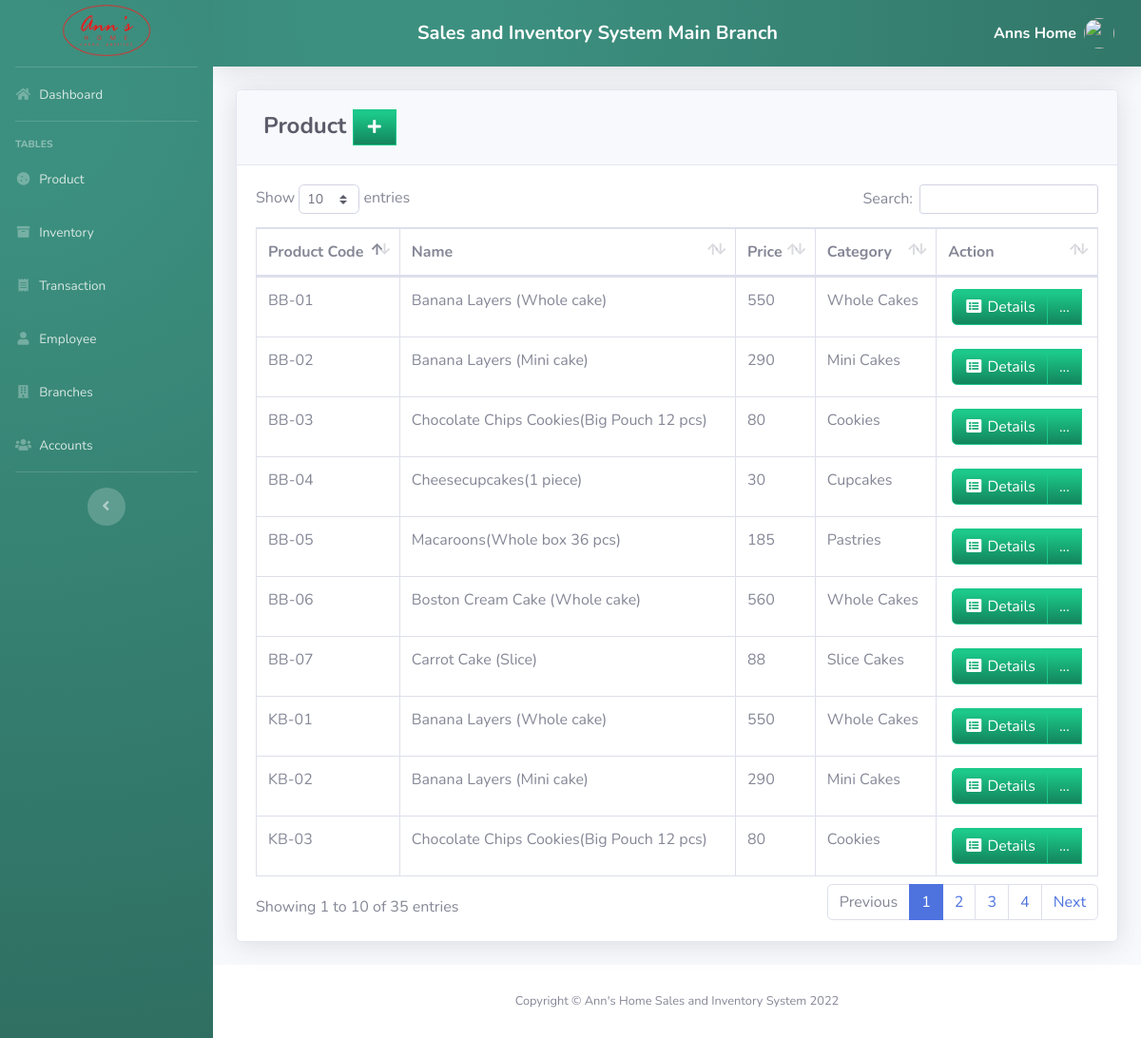
The app's page /pages/product.php (signed in) with its own data.
### tables this page shows
CREATE TABLE `product` (
  `PRODUCT_ID` int(11) NOT NULL,
  `PRODUCT_CODE` varchar(20) DEFAULT NULL,
  `NAME` varchar(50) NOT NULL,
  `DESCRIPTION` varchar(250) NOT NULL,
  `QTY_STOCK` int(50) DEFAULT NULL,
  `PRICE` int(50) DEFAULT NULL,
  `CATEGORY_ID` int(11) DEFAULT NULL,
  `BRANCH_ID` int(11) DEFAULT NULL,
  `DATE_STOCK_IN` varchar(50) NOT NULL
);

CREATE TABLE `category` (
  `CATEGORY_ID` int(11) NOT NULL,
  `CNAME` varchar(50) DEFAULT NULL
);

### pages/product.php (the view, shortened to what this page needs)
<?php
include'../includes/connection.php';
include'../includes/sidebar.php';
?>
            <div class="card shadow mb-4">
            <div class="card-header y-3">
              <h4 class="m-2 font-weight-bold text-dark">Product&nbsp;<a  href="#" data-toggle="modal" data-target="#aModal" type="button" class="btn btn-success bg-gradient-success" style="border-radius: 0px;"><i class="fas fa-fw fa-plus"></i></a></h4>
            </div>
            <div class="card-body">
              <div class="table-responsive">
                <table class="table table-bordered" id="dataTable" width="100%" cellspacing="0">
               <thead>
                   <tr>
                     <th>Product Code</th>
                     <th>Name</th>
                     <th>Price</th>
                     <th>Category</th>
                     <th>Action</th>
                   </tr>
               </thead>
          <tbody>
<?php
    $query = 'SELECT PRODUCT_ID, PRODUCT_CODE, NAME, PRICE, CNAME, DATE_STOCK_IN FROM product p join category c on p.CATEGORY_ID=c.CATEGORY_ID GROUP BY PRODUCT_CODE';
        $result = mysqli_query($db, $query) or die (mysqli_error($db));
            while ($row = mysqli_fetch_assoc($result)) {
                echo '<tr>';
                echo '<td>'. $row['PRODUCT_CODE'].'</td>';
                echo '<td>'. $row['NAME'].'</td>';
                echo '<td>'. $row['PRICE'].'</td>';
                echo '<td>'. $row['CNAME'].'</td>';
                      echo '<td align="center"> <div class="btn-group">
                              <a type="button" class="btn btn-success bg-gradient-success" href="pro_searchfrm.php?action=edit & id='.$row['PRODUCT_CODE'] . '"><i class="fas fa-fw fa-list-alt"></i> Details</a>
                            <div class="btn-group">
                              <a type="button" class="btn btn-success bg-gradient-success dropdown no-arrow" data-toggle="dropdown" style="color:white;">
                              ... <span class="caret"></span></a>
                            <ul class="dropdown-menu text-center" role="menu">
                                <li>
                                  <a type="button" class="btn btn-warning bg-gradient-warning btn-block" style="border-radius: 0px;" href="pro_edit.php?action=edit & id='.$row['PRODUCT_ID']. '">
                                    <i class="fas fa-fw fa-edit"></i> Edit
                                  </a>
                                </li>
                                <li>
                                  <a type="button" class="btn btn-danger bg-gradient-danger btn-block" style="border-radius: 0px;" href="pro_del.php?delete_id='.$row['PRODUCT_ID']. '">
                                    <i class="fas fa-fw fa-trash"></i> Delete
                                  </a>
                                </li>
                            </ul>
                            </div>
                          </div> </td>';
                echo '</tr> ';
                        }
?>
                                </tbody>
                            </table>
                        </div>
                    </div>
                  </div>
<?php
include'../includes/footer.php';
?>

### records on screen
product: PRODUCT_CODE "BB-01", NAME "Banana Layers (Whole cake)", PRICE "550", CATEGORY_ID.CNAME "Whole Cakes"
product: PRODUCT_CODE "BB-02", NAME "Banana Layers (Mini cake)", PRICE "290", CATEGORY_ID.CNAME "Mini Cakes"
product: PRODUCT_CODE "BB-03", NAME "Chocolate Chips Cookies(Big Pouch 12 pcs)", PRICE "80", CATEGORY_ID.CNAME "Cookies"
product: PRODUCT_CODE "BB-04", NAME "Cheesecupcakes(1 piece)", PRICE "30", CATEGORY_ID.CNAME "Cupcakes"
product: PRODUCT_CODE "BB-05", NAME "Macaroons(Whole box 36 pcs)", PRICE "185", CATEGORY_ID.CNAME "Pastries"
product: PRODUCT_CODE "BB-06", NAME "Boston Cream Cake (Whole cake)", PRICE "560", CATEGORY_ID.CNAME "Whole Cakes"
product: PRODUCT_CODE "BB-07", NAME "Carrot Cake (Slice)", PRICE "88", CATEGORY_ID.CNAME "Slice Cakes"
product: PRODUCT_CODE "KB-01", NAME "Banana Layers (Whole cake)", PRICE "550", CATEGORY_ID.CNAME "Whole Cakes"
product: PRODUCT_CODE "KB-02", NAME "Banana Layers (Mini cake)", PRICE "290", CATEGORY_ID.CNAME "Mini Cakes"
product: PRODUCT_CODE "KB-03", NAME "Chocolate Chips Cookies(Big Pouch 12 pcs)", PRICE "80", CATEGORY_ID.CNAME "Cookies"

### other values on screen
$_SESSION['FIRST_NAME'] "Anns"
$_SESSION['LAST_NAME'] "Home"
